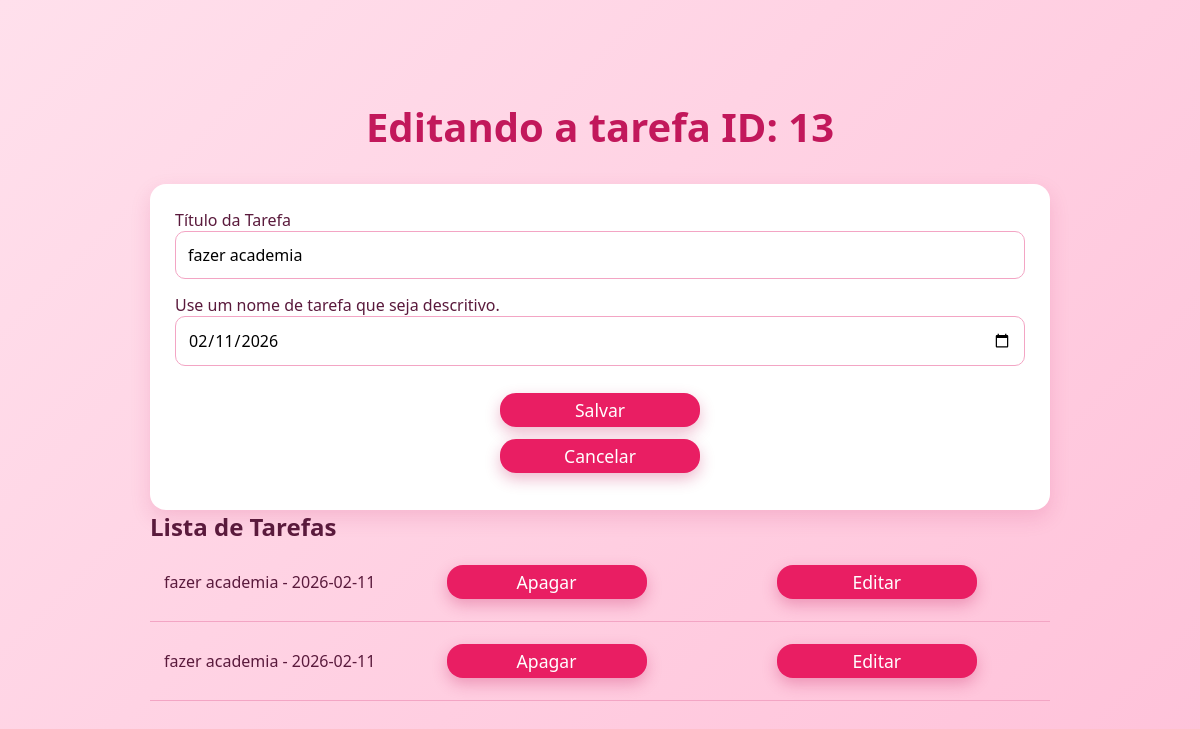
The page /update/13 on the database its author committed.
### tables this page shows
CREATE TABLE tarefas (
            id INTEGER PRIMARY KEY AUTOINCREMENT,
            titulo_tarefa TEXT NOT NULL,
            data_conclusao TEXT
        );

### app.py (the view)
@app.route('/update/<int:idTarefa>', methods =['GET', 'POST'])
def update(idTarefa):
    if request.method == 'POST':
        titulo = request.form['titulo_tarefa']
        data = request.form['data_conclusao']
        tarefa = Tarefa(titulo, data, idTarefa)
        tarefa.atualizar_tarefa()
        return redirect(url_for('agenda')) # early return
    tarefas = Tarefa.obter_tarefas()
    tarefa_selecionada = Tarefa.id(idTarefa) # seleção da terefa que será editada
    return render_template('agenda.html', titulo=f'Editando a tarefa ID: {idTarefa}', tarefas=tarefas, tarefa_selecionada=tarefa_selecionada)

### models/database.py (called while the page is built)
    def buscar_tudo(self, query: str, params: tuple = ()) -> list[Any]:
        self.cursor.execute(query, params)
        return self.cursor.fetchall()

    def close(self) -> None:
        self.connection.close()

    def __enter__(self) -> Self:
        return self

    def __exit__(self, exc_type: Optional[Type[BaseException]], exc_value: Optional[BaseException], tb: Optional[TracebackType]) -> None:
        if exc_type is not None:
            print('Exceção capturada no contexto:')
            print(f'Tipo: {exc_type.__name__}')
            print(f'Mensagem: {exc_value}')
            print('Traceback completo:')
        self.close()

### models/tarefa.py (called while the page is built)
    @classmethod
    def id(cls, id: int) -> Self:
        with Database('./data/tarefas.sqlite3') as db:
            query: str = 'SELECT titulo_tarefa, data_conclusao FROM tarefas WHERE id = ?;'
            params: tuple = (id,)
            resultado: list[Any] = db.buscar_tudo(query, params)
            [[titulo, data]] = resultado
        return cls(id_tarefa=id, titulo_tarefa=titulo, data_conclusao=data)

    @classmethod
    def obter_tarefas(cls) -> list[Self]:
        with Database('./data/tarefas.sqlite3') as db:
            query: str = 'SELECT titulo_tarefa, data_conclusao, id FROM tarefas;'
            resultados: list[Any] = db.buscar_tudo(query)
            tarefas: list[Self] = [cls(titulo, data, id) for titulo, data, id in resultados]
            return tarefas

### templates/agenda.html
{% extends "base.html" %}
{% block content %}
<form class= "mt-3" method="post">
    <div class = "mt- 3">
    <label for="titulo-tarefa" class="form-label">Título da Tarefa</label>
    <input type="text" class="form-control" name="titulo_tarefa" id="titulo-tarefa" aria-describedby="ajudaNomeTarefa" value="{{tarefa_selecionada.titulo_tarefa if tarefa_selecionada else ''}}" required>
    <div id="ajudaNomeTarefa" class="form-text">Use um nome de tarefa que seja descritivo.</div>
    </div>
    <input type="date" name="data_conclusao"
    id="data_conclusao" value="{{tarefa_selecionada.data_conclusao if tarefa_selecionada else ''}}" required>
    <button type="submit">Salvar</button>
    {% if tarefa_selecionada %}
        <a href="{{ url_for('agenda') }}" class="btn btn-secondary">Cancelar</a>
    {% endif %}
</form>
<h2>Lista de Tarefas</h2>
{% if tarefas %}
    <ul>
    {% for tarefa in tarefas %}
        <li>{{ tarefa.titulo_tarefa }} - {{ tarefa.data_conclusao}}
            <a href="{{ url_for('delete', idTarefa=tarefa.id_tarefa) }}" class="btn
            bnt-danger">Apagar</a>
            <a href="{{ url_for('update', idTarefa=tarefa.id_tarefa) }}" class="bnt
            bnt-primary">Editar</a>
        </li>
    {% endfor %}
    </ul>
{% else %}
    <p>Nenhuma tarefa cadastrada</p>
{% endif %}
{% endblock %}

### static/style.css (style rules this page uses)
* { margin: 0; padding: 0; box-sizing: border-box; font-family: "Segoe UI", Tahoma, Geneva, Verdana, sans-serif; }
body { background: linear-gradient(135deg, #ffe0ec, #ffc1d9); min-height: 100vh; padding: 40px; color: #5a1a3c; display: flex; flex-direction: column; justify-content: center; align-items: center; }
body > * { max-width: 900px; width: 100%; margin: 0 auto; }
.content, main, section, form, table { background-color: #fff; padding: 25px; border-radius: 16px; box-shadow: 0 8px 20px rgba(194, 24, 91, 0.15); }
input, select, textarea { width: 100%; padding: 12px; margin-bottom: 15px; border-radius: 10px; border: 1px solid #f3a5c4; outline: none; font-size: 1rem; }
button, a { display: block; width: 200px; padding: 5px 0; margin: 12px auto; text-align: center; background-color: #e91e63; color: #fff; border: none; border-radius: 16px; font-size: 1.1rem; cursor: pointer; text-decoration: none; transition: all 0.3s ease; box-shadow: 0 6px 15px rgba(194, 24, 91, 0.3); }
li { list-style: none; display: flex; align-items: center; gap: 12px; padding: 10px 14px; border-bottom: 1px solid #f3a5c4; }

### rows shown on the page
tarefas: titulo_tarefa "fazer academia", data_conclusao "02/11/2026", data_conclusao "2026-02-11"
tarefas: titulo_tarefa "fazer academia", data_conclusao "2026-02-11"

### other values the page prints
{{ titulo }} "Editando a tarefa ID: 13"
